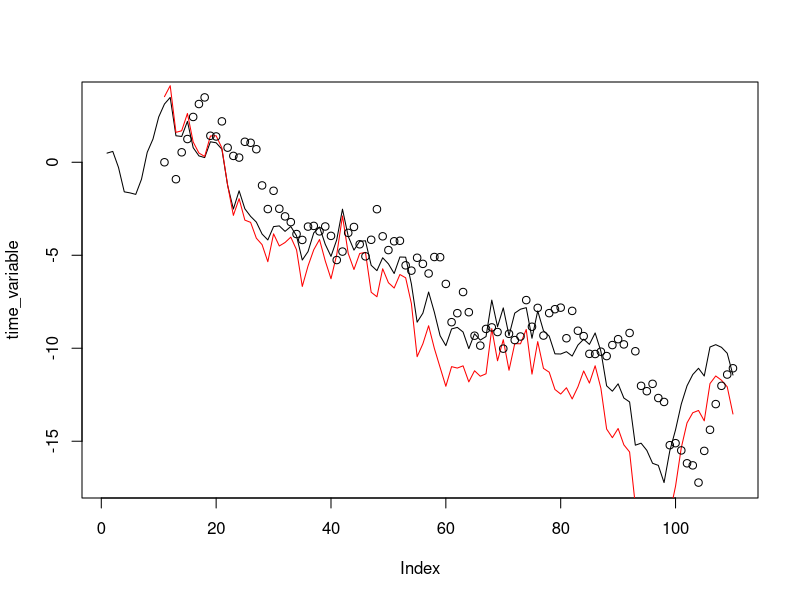

Here is the R script that generated this plot: (Note: this script raises an error after producing the figure.)
# proposal functions
sliding_window <- function(i,wsize=2){
	new_i <- i+(runif(1)-0.5)*wsize
	return(new_i)
}

multiplier_proposal <- function(i,d=1.2){
	u <- runif(1)
	l <- 2*log(d)
	m <- exp(l*(u-.5))
 	ii <- i * m
	hastings_ratio <- log(m)
	return( c(ii, hastings_ratio) )
}

get_mu_t_linear <- function(mu_0,time_year,mu_a){
	return( mu_0 + time_year*mu_a )
}

get_sd_t_linear <- function(sd_0,time_year,sd_a){
	transf_sd = sd_0 + time_year*sd_a
	transf_sd[transf_sd<0] = 0.01
	return( transf_sd )
}

####################################
####       FIT NORMAL PDF       ####
####################################

# init output file
logfile <- "mcmc_samples.txt"
# the mean of a gamma distribution is shape/rate so we can write the mean in the output
cat(c("it","post","likelihood","prior","mu0","sd0","muA","sdA\n"),file=logfile,sep="\t")



# MCMC settings
n_iterations = 250000
sampling_freq = 100
print_freq = 5000


get_mu_t_vector_Normal <- function(time_variable,alpha,mu0=0,delta=0,tau=0){
	# mu0 = initial mean aka intercept (only for WN, not for BM)
	# alpha = slope (correlation factor determining changing mean of normal density)
	# delta = point lag (integer >= 0, i.e. time before present)
	# tau = range lag (moving average): average of the last 0:tau points
	
	# BROWNIAN OPTION (nolag)
	# used to compute the likelihood of x[i] - x[i-1]
	# if no correlation mu_vec = c(0,0,0,0...)
	mu_vec = NULL # no need for a first value because the likelihood is computed starting from the second value
	
	for (i in 2:length(response_data_diff)){
		delta = min(delta,start_time_obs_response) # avoid going where there is no data
		indx = (i-delta - tau):(i-delta)
		indx = indx + start_time_obs_response-1
		mu_vec[i]= alpha*mean(time_variable[indx])
	}
	# WHITE NOISE OPTION (no lag)
	mu_vec = mu0 + mu_vec
	return(mu_vec)
	
}


#### SIMULATE DATA
# make up a predictor 
time_variable = cumsum(rnorm(110,0,1))
plot(time_variable,type="l")

start_time_obs_response = 11 # at which time on the predictor do we start to have observations
				    # This also defines how much back in time you can go with lagged-models	
				    # if =1 they both start at the same time


# make up a response
response_data = rnorm(100,0,.2)+(time_variable[start_time_obs_response:length(time_variable)]* 1.2)
lines(x=start_time_obs_response:length(time_variable), y=response_data,col="red")


response_data_diff = diff(response_data)
points(x= start_time_obs_response:length(time_variable), y= c(0,get_mu_t_vector_Normal(time_variable,alpha=1,delta=5)))

##### END SIMULATE

# init parameters
alpha_accepted = 0
delta_accepted = 0
sigma_accepted = 1

# init likelihood and priors
mu_vector <- get_mu_t_vector_Normal(alpha=alpha_accepted,delta=delta_accepted)		
likelihood_accepted <- sum(dnorm(response_data_diff,mu_vector,sigma_accepted,log=T))	
prior_accepted <- 0


# MCMC loop
for (iteration in 0:n_iterations){
	
	alpha_new <- alpha_accepted
	delta_new <- delta_accepted
	sigma_new <- sigma_accepted
	hasting  <- 0	
	
	r <- runif(1)
	if (r < 0.5){
		# update correlation prm
		alpha_new <- sliding_window(alpha_accepted,0.25)
	}else if (r > 0.50){
		# update lag
		delta_new <- abs(sliding_window(delta_accepted,0.25))
	}else{
		 l <- multiplier_proposal(sigma_accepted,1.2)
		 sigma_new = l[[1]]
		 hasting   = l[[2]]
	}
		
	mu_vector <- get_mu_t_vector_Normal(alpha=alpha_new,delta=delta_new)		
	likelihood_new <- sum(dnorm(response_data_diff,mu_vector[start_time_obs_response:length(time_variable)],sigma_new,log=T))	
	prior_new <- 0	
	
	# calculate posterior ratio = likelihood ratio * prior ratio * hastings_ratio
	r <- (likelihood_new-likelihood_accepted) + (prior_new-prior_accepted) + hasting
	# accept or reject
	u = runif(1)
	if (r >= log(u)){
		# if new state accepted, set current parameters to the new ones	
		likelihood_accepted <- likelihood_new
		prior_accepted <- prior_new
		alpha_accepted <- alpha_new
		delta_accepted <- delta_new
		sigma_accepted <- sigma_new
		
	}
	# print to screen
	if (iteration %% print_freq == 0){
		print( c(iteration,likelihood_accepted+prior_accepted,likelihood_accepted))
	}
	# save to file
	if (iteration %% sampling_freq == 0){
		cat(c(iteration,likelihood_accepted+prior_accepted,likelihood_accepted, prior_accepted, mu_0_accepted, sd_0_accepted,mu_a_accepted, sd_a_accepted,"\n"),sep="\t",file=logfile,append=T)
	}
}

